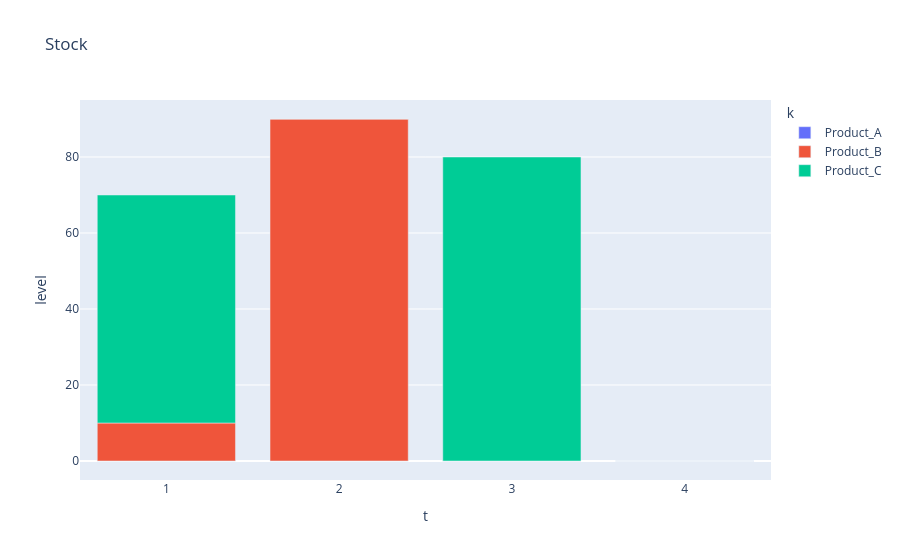

This figure's notebook cell:
### Code cell
fig = px.bar(Z.records, x="t", y="level", color="k", title="Stock")
fig.show()

### Figure 1 — Plotly figure (JSON) as saved in the notebook; plotly's stock layout.template omitted (floating-point values rounded to 4 significant figures)
{"data": [{"hovertemplate": "k=Product_A<br>t=%{x}<br>level=%{y}<extra></extra>", "legendgroup": "Product_A", "marker": {"color": "#636efa", "pattern": {"shape": ""}}, "name": "Product_A", "orientation": "v", "showlegend": true, "textposition": "auto", "type": "bar", "x": ["1", "2", "3", "4"], "xaxis": "x", "y": [0.0, 0.0, -2.842e-14, 0.0], "yaxis": "y"}, {"hovertemplate": "k=Product_B<br>t=%{x}<br>level=%{y}<extra></extra>", "legendgroup": "Product_B", "marker": {"color": "#EF553B", "pattern": {"shape": ""}}, "name": "Product_B", "orientation": "v", "showlegend": true, "textposition": "auto", "type": "bar", "x": ["1", "2", "3", "4"], "xaxis": "x", "y": [10.0, 90.0, -2.842e-14, 0.0], "yaxis": "y"}, {"hovertemplate": "k=Product_C<br>t=%{x}<br>level=%{y}<extra></extra>", "legendgroup": "Product_C", "marker": {"color": "#00cc96", "pattern": {"shape": ""}}, "name": "Product_C", "orientation": "v", "showlegend": true, "textposition": "auto", "type": "bar", "x": ["1", "2", "3", "4"], "xaxis": "x", "y": [60.0, 0.0, 80.0, 0.0], "yaxis": "y"}], "layout": {"barmode": "relative", "legend": {"title": {"text": "k"}, "tracegroupgap": 0}, "title": {"text": "Stock"}, "xaxis": {"anchor": "y", "domain": [0, 1], "title": {"text": "t"}}, "yaxis": {"anchor": "x", "domain": [0, 1], "title": {"text": "level"}}}}
